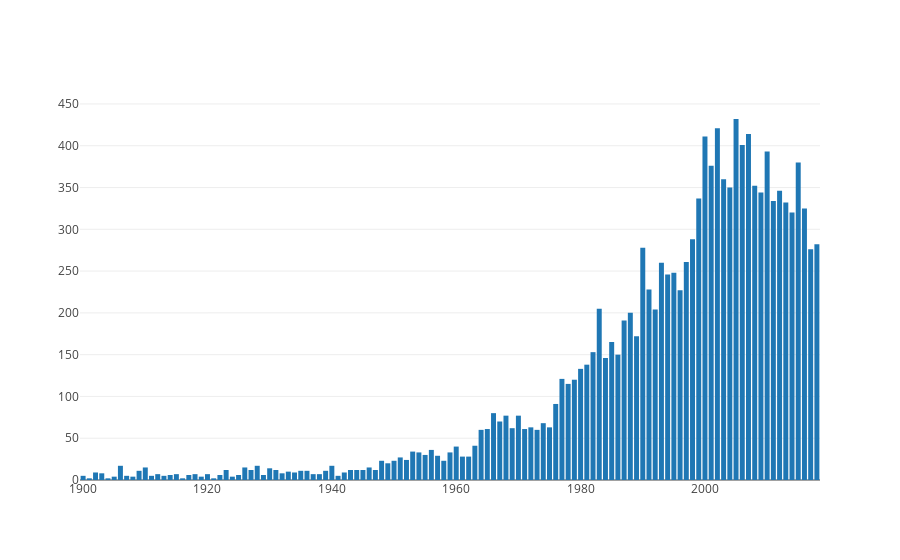

This figure's notebook cell:
### Code cell
//Para seccion 3.3
val aux1 = aux.collect
Bar(aux1.map(_.getInt(0)).toSeq,
    aux1.map(_.getInt(1)).toSeq).plot()
